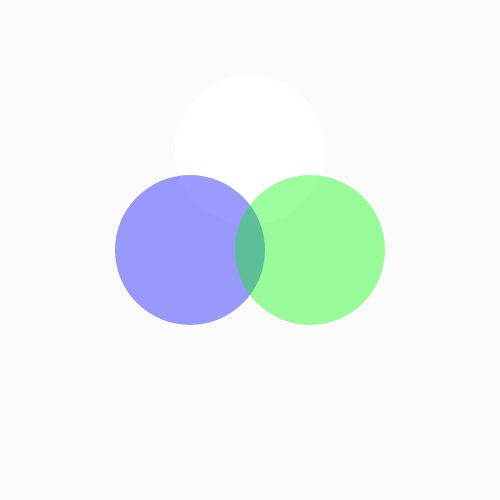
Frame 1 (no input)
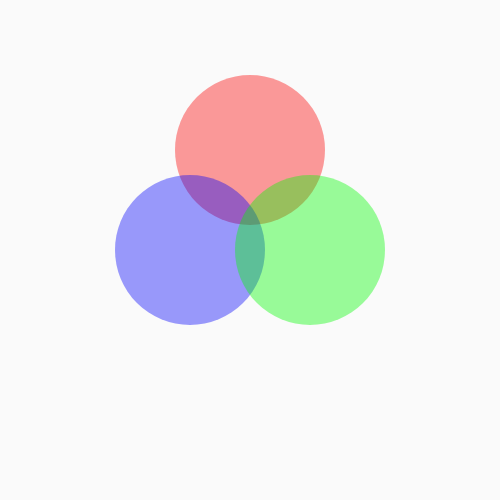
Frame 60 (no input)
Frame 120 (the mouse pressed at the canvas centre since frame 60): identical to frame 60, image omitted

The p5.js sketch that drew these frames (run headless with seeded random() and noise() and a simulated clock; from frame 60 on, the mouse is pressed at the canvas centre):

// p5.js sketch
// ── sketch.js
function setup() {
  createCanvas(500, 500);
}

function draw() {
  background(250);
  noStroke();
  circle(250, 150, 150,);
    fill(0, 0, 250, 100);
  circle(190, 250, 150);
    fill(0, 250, 0, 100);
  circle(310, 250, 150);
    fill(250, 0, 0, 100);
}
